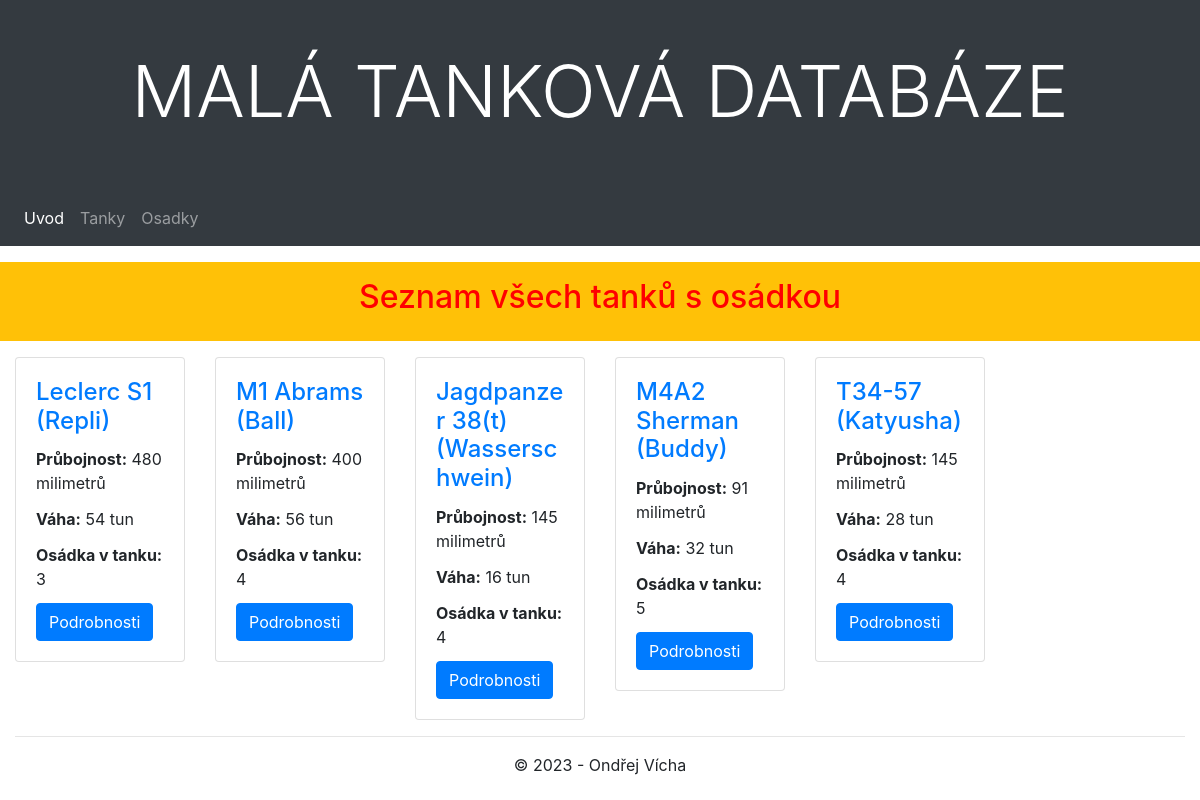
The app's page /myapp/osadkas/ with its own data.
### myapp/models.py (models this page shows, shortened)
class Tank(models.Model):
    tank = models.CharField(max_length=200, verbose_name="Tank", help_text='Enter a tank name')
    history = models.TextField(blank=True, null=True, verbose_name="History")
    creation_date = models.DateField(blank=True, null=True,
                                     help_text="Please use the following format: <em>DD.MM.YYYY</em>.",
                                     verbose_name="First tank made")
    company_name = models.ForeignKey(Companie, on_delete=models.CASCADE)
    country = models.ForeignKey(Countrie, on_delete=models.CASCADE)
    machine = models.ForeignKey(Machine, on_delete=models.CASCADE)
    poster = models.ImageField(upload_to=poster_path, blank=True, null=True,
                               verbose_name="Poster")
    TANK_TYPE = (
        ('light tank', 'Light tank'),
        ('medium tank', 'Medium tank'),
        ('heavy tank', 'Heavy tank'),
        ('tank destroyer', 'Tank destroyer'),
        ('anti air tank', 'Anti air tank'),
    )
    tank_type = models.CharField(max_length=15, choices=TANK_TYPE, blank=True, help_text='Select tank type',
                                 verbose_name="Tank type")
    class Meta:
        ordering = ["-creation_date", "tank"]

class Machine(models.Model):
    name = models.CharField(max_length=200, verbose_name="Tank", help_text='Enter a specific tank name')
    max_speed = models.IntegerField(blank=True, null=True, help_text="Please enter an integer value (km/h)",
                                    verbose_name="Maximal speed")
    weight = models.IntegerField(blank=True, null=True, help_text="Please enter an integer value (tons)",
                                 verbose_name="Weight")
    penetration = models.IntegerField(blank=True, null=True, help_text="Please enter an integer value (millimeters)",
                                      verbose_name="Penetration")
    crew = models.ManyToManyField(Crew, help_text='Select a tankcrew for this tank')
    class Meta:
        ordering = ["name"]
    def __str__(self):
        return self.name

### myapp/views.py (the view)
# urls.py: path('osadkas/', views.OsadkaListView.as_view(), name='osadkas'),
class OsadkaListView(ListView):
    model = Tank
    context_object_name = 'osadkas_list'
    template_name = 'tanky/osadka.html'

### myapp/templates/tanky/osadka.html (shortened to what this page needs)
{% extends "base.html" %}
{% block content %}
<div class="row mt-3 mb-3 bg-warning p-3">
     <div class="col-sm-12 bg-warning">
        <h2 class="text-center">Seznam všech tanků s osádkou</h2>
     </div>
</div>
<div class="row">
    {% include 'tanky/machine/machine.html' %}
</div>
{% endblock %}

### myapp/templates/tanky/machine/machine.html (shortened to what this page needs)
{% for tank in osadkas_list %}
     <div class="col-sm-6 col-md-4 col-lg-3 col-xl-2">
         <div class="card">
             <div class="card-body">
             <h4 class="card-title"><a href="{% url 'osadka_detail' tank.machine.pk %}">{{ tank.tank }} ({{ tank.machine }})</a></h4>
                 <p class="card-title"><strong>Průbojnost:</strong> {{ tank.machine.penetration }} milimetrů</p>
                  <p class="card-title"><strong>Váha:</strong> {{ tank.machine.weight }} tun</p>
                <p class="card-title"><strong>Osádka v tanku:</strong> {{ tank.machine.crew.count }}</p>
                <a href="{% url 'osadka_detail' tank.machine.pk %}" class="btn btn-primary">Podrobnosti</a>
             </div>
         </div>
     </div>
 {% endfor %}

### myapp/static/css/styles.css (style rules this page uses)
h2 { color:red !important; }

### records on screen
Tank: tank "Leclerc S1", machine "Repli", machine.penetration "480", machine.weight "54", machine.crew.count "3"
Tank: tank "M1 Abrams", machine "Ball", machine.penetration "400", machine.weight "56", machine.crew.count "4"
Tank: tank "Jagdpanzer 38(t)", machine "Wasserschwein", machine.penetration "145", machine.weight "16", machine.crew.count "4"
Tank: tank "M4A2 Sherman", machine "Buddy", machine.penetration "91", machine.weight "32", machine.crew.count "5"
Tank: tank "T34-57", machine "Katyusha", machine.penetration "145", machine.weight "28", machine.crew.count "4"
